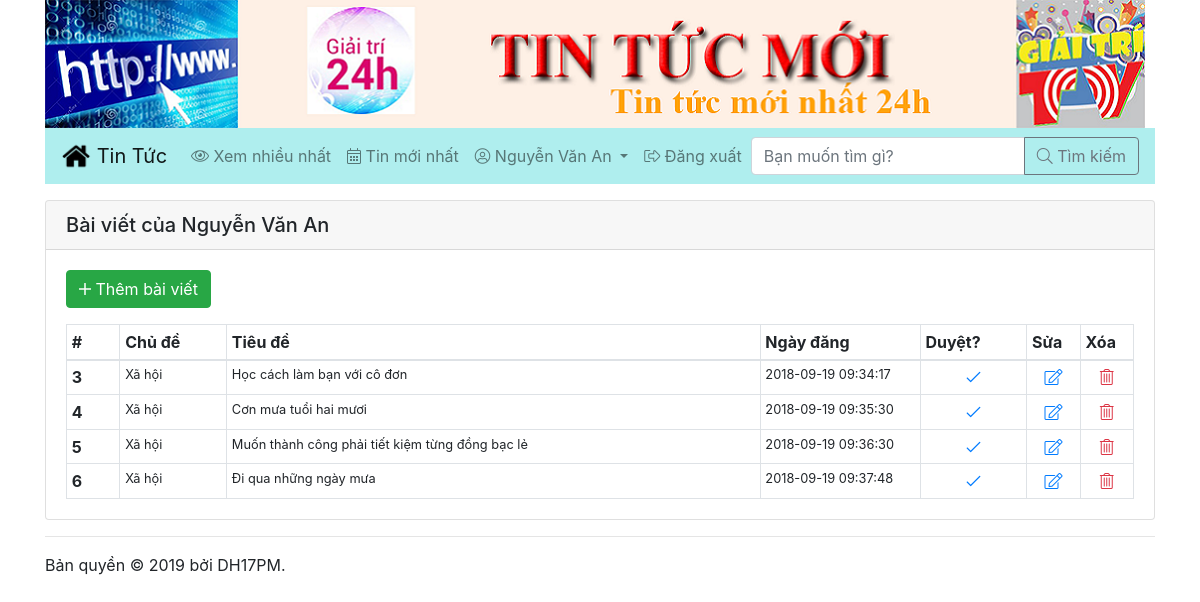
The page /baiviet_nguoidung.php (signed in) on the database its author committed.
### tables this page shows
CREATE TABLE `tbl_baiviet` (
  `ID` int(10) NOT NULL,
  `MaChuDe` int(10) NOT NULL,
  `MaNguoiDung` int(10) NOT NULL,
  `TieuDe` varchar(255) NOT NULL,
  `TomTat` text NOT NULL,
  `NoiDung` text NOT NULL,
  `NgayDang` datetime NOT NULL,
  `LuotXem` int(10) NOT NULL,
  `KiemDuyet` tinyint(1) NOT NULL
);

CREATE TABLE `tbl_chude` (
  `ID` int(10) NOT NULL,
  `TenChuDe` varchar(100) NOT NULL
);

### baiviet_nguoidung.php (the view, shortened to what this page needs)
<?php
	include_once "ketnoi.php";
	$sql = "SELECT b.*, c.TenChuDe, n.HoVaTen
			FROM tbl_baiviet b, tbl_chude c, tbl_nguoidung n
			WHERE b.MaChuDe = c.ID AND b.MaNguoiDung = n.ID AND b.MaNguoiDung = " . $_SESSION['MaND'];
	$danhsach = mysqli_query($link, $sql);
?>
<!DOCTYPE html>
<html lang="en">
<?php include_once "header.php"; ?>
<body>
	<div class="container">
		<?php include_once "navbar.php"; ?>
		<div class="card mt-3">
			<h5 class="card-header">Bài viết của <?php echo $_SESSION['HoVaTen']; ?></h5>
			<div class="card-body">
				<p><a href="baiviet_them.php" class="btn btn-success"><i class="fal fa-plus"></i> Thêm bài viết</a></p>
				<table class="table table-bordered table-sm mb-0">
					<thead>
						<tr>
							<th width="5%">#</th>
							<th width="10%">Chủ đề</th>
							<th width="50%">Tiêu đề</th>
							<th width="15%">Ngày đăng</th>
							<th width="10%">Duyệt?</th>
							<th width="5%">Sửa</th>
							<th width="5%">Xóa</th>
						</tr>
					</thead>
					<tbody>
						<?php
							while($dong = mysqli_fetch_array($danhsach))
							{
								echo "<tr>";
									echo "<th>{$dong['ID']}</th>";
									echo "<td class='small'>{$dong['TenChuDe']}</td>";
									echo "<td class='small'>{$dong['TieuDe']}</td>";
									echo "<td class='small'>{$dong['NgayDang']}</td>";
									echo "<td class='text-center'>";
										if($dong['KiemDuyet'] == 0)
											echo "<i class='fal fa-ban text-danger'></i>";
										else
											echo "<i class='fal fa-check text-primary'></i>";
									echo "</td>";
									echo "<td class='text-center'><a href='baiviet_sua.php?id={$dong['ID']}'><i class='fal fa-edit'></i></a></td>";
									echo "<td class='text-center'><a href='baiviet_xoa.php?id={$dong['ID']}' onclick='return confirm(\"Bạn có muốn xóa bài viết {$dong['TieuDe']} không?\")'><i class='fal fa-trash-alt text-danger'></i></a></td>";
								echo "</tr>";
							}
						?>
					</tbody>
				</table>
			</div>
		</div>
		<?php include_once "footer.php"; ?>
	</div>
</body>
</html>

### rows shown on the page
tbl_baiviet: ID "3", MaChuDe.TenChuDe "Xã hội", TieuDe "Học cách làm bạn với cô đơn", NgayDang "2018-09-19 09:34:17", KiemDuyet 1 (drawn)
tbl_baiviet: ID "4", MaChuDe.TenChuDe "Xã hội", TieuDe "Cơn mưa tuổi hai mươi", NgayDang "2018-09-19 09:35:30", KiemDuyet 1 (drawn)
tbl_baiviet: ID "5", MaChuDe.TenChuDe "Xã hội", TieuDe "Muốn thành công phải tiết kiệm từng đồng bạc lẻ", NgayDang "2018-09-19 09:36:30", KiemDuyet 1 (drawn)
tbl_baiviet: ID "6", MaChuDe.TenChuDe "Xã hội", TieuDe "Đi qua những ngày mưa", NgayDang "2018-09-19 09:37:48", KiemDuyet 1 (drawn)

### other values the page prints
$_SESSION['HoVaTen'] "Nguyễn Văn An"
